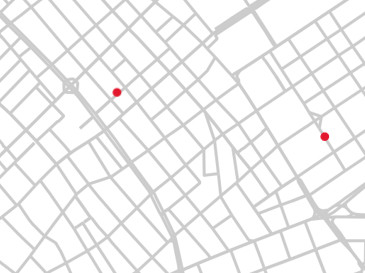
#> input picture Képernyőkép 2025-05-23 102321.png, 365 x 273 px
$ python -i googleplanner.py   (imports and definitions only)
#> lines starting #> are read from the running program, lines starting #| are printed output that depends on the picture; after the words box and inside, x2 and y2 are one past the last pixel; in counts of white or black regions, pixels touching at a corner belong together
#!/usr/bin/env python3
"""
road_planner_gui.py

A Tkinter GUI that lets you:
 - Open any Google-Maps style screenshot with ≥2 red dots (waypoints).
 - Automatically detect the leftmost/rightmost dots as start/end.
 - Extract and skeletonize the grey road network.
 - Compute K distinct vehicle routes (Yen’s k-shortest simple paths).
 - Display them over the map with Matplotlib.
"""

import tkinter as tk
from tkinter import filedialog, messagebox
import numpy as np
import matplotlib.pyplot as plt
from itertools import islice
from skimage import io, color, morphology
from skimage.morphology import skeletonize, footprint_rectangle
from skimage.measure import label, regionprops
import networkx as nx
from matplotlib.backends.backend_tkagg import FigureCanvasTkAgg

# --- Routing Core ---

# [8 lines left out: function detect_red_markers, not called in this run]

def build_road_mask(img):
    """
    Tight mask of Google-Maps grey roads on light background:
    - exclude green parks & blue water
    - select very low-sat, high-bright greys
    - minimal morphological clean
    """
    hsv = color.rgb2hsv(img)
#> hsv: shape (273, 365, 3) float64; mean of channels 0, 1, 2 0.00167, 0.00104, 0.952
    gray = color.rgb2gray(img)
    h, s, v = hsv[...,0], hsv[...,1], hsv[...,2]
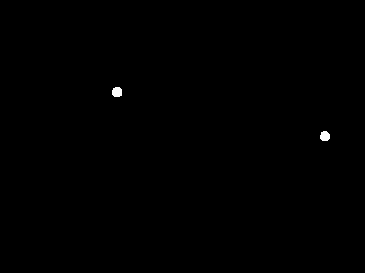
#> h: shape (273, 365) float64; min 0, max 0.99, mean 0.00167

    # parks & water
    park  = (h>0.2)&(h<0.45)&(s>0.3)&(v>0.2)
#> park: shape (273, 365) bool; every value is 0
    water = (h>0.5)&(h<0.7)&(s>0.3)&(v>0.4)

    # grey roads
    roads = (s<0.15)&(v>0.75)&(v<0.95)&(~park)&(~water)
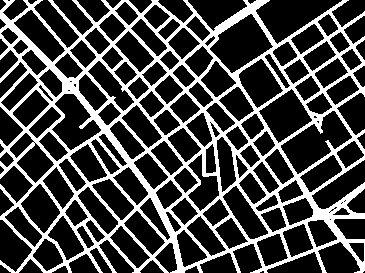
#> roads: shape (273, 365) bool; 27.1% white; 1 white region, box (x1, y1, x2, y2) and area: (0, 0, 365, 273) 27011
    roads = morphology.dilation(roads, footprint_rectangle((3,3)))
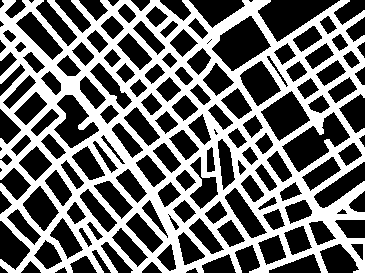
#> roads: shape (273, 365) bool; 43.9% white; 1 white region, box (x1, y1, x2, y2) and area: (0, 0, 365, 273) 43737
    roads = morphology.erosion(roads, footprint_rectangle((2,2)))
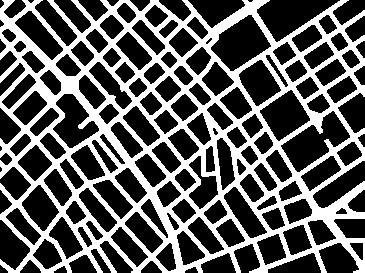
#> roads: shape (273, 365) bool; 36.1% white; 1 white region, box (x1, y1, x2, y2) and area: (0, 0, 365, 273) 35957
    return roads

# [91 lines left out: functions build_skeleton_graph, snap_to_graph, plan_k_routes, compress_path, process_image, on_open, not called in this run]

# [23 lines not run here, left out]

>>> import cv2
>>> picture = cv2.cvtColor(cv2.imread('Képernyőkép 2025-05-23 102321.png'), cv2.COLOR_BGR2RGB)
>>> result = build_road_mask(picture)

$ run again, on Képernyőkép 2025-05-27 140154.png
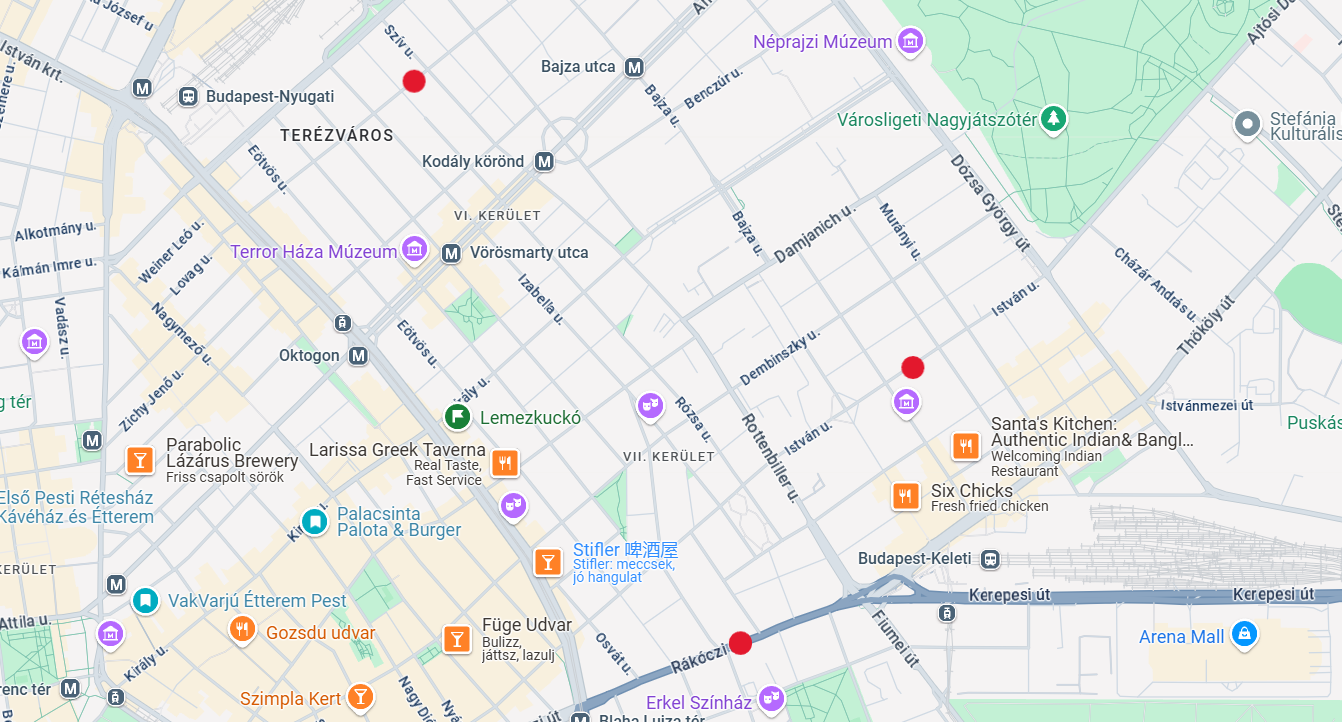
#> input picture Képernyőkép 2025-05-27 140154.png, 1342 x 722 px
#> hsv: shape (722, 1342, 3) float64; mean of channels 0, 1, 2 0.18, 0.0654, 0.932
#> in build_road_mask, `park  = (h>0.2)&(h<0.45)&(s>0.3)&(v>0.2)`:
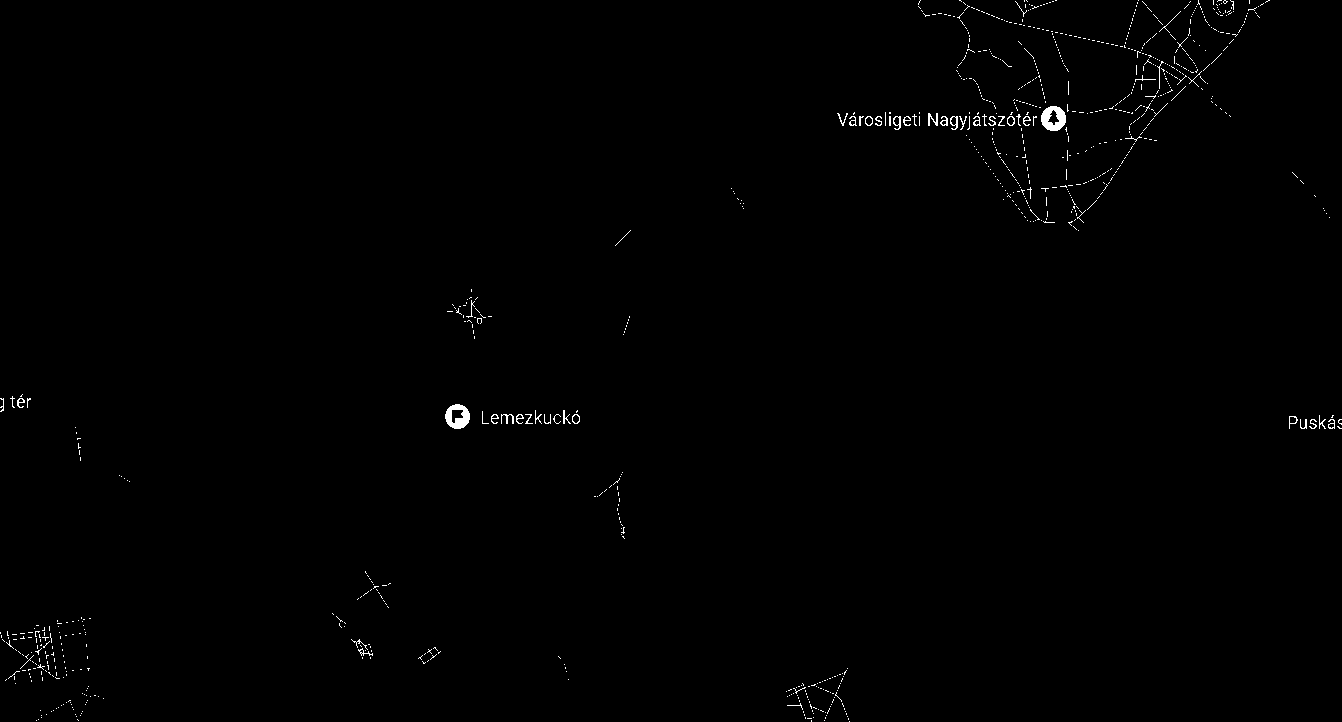
#> park: shape (722, 1342) bool; 0.52% white in thin lines or dots
#> water: shape (722, 1342) bool; 1.5% white in thin lines or dots
#> in build_road_mask, `roads = morphology.erosion(roads, footprint_rectangle((2,2)))`:
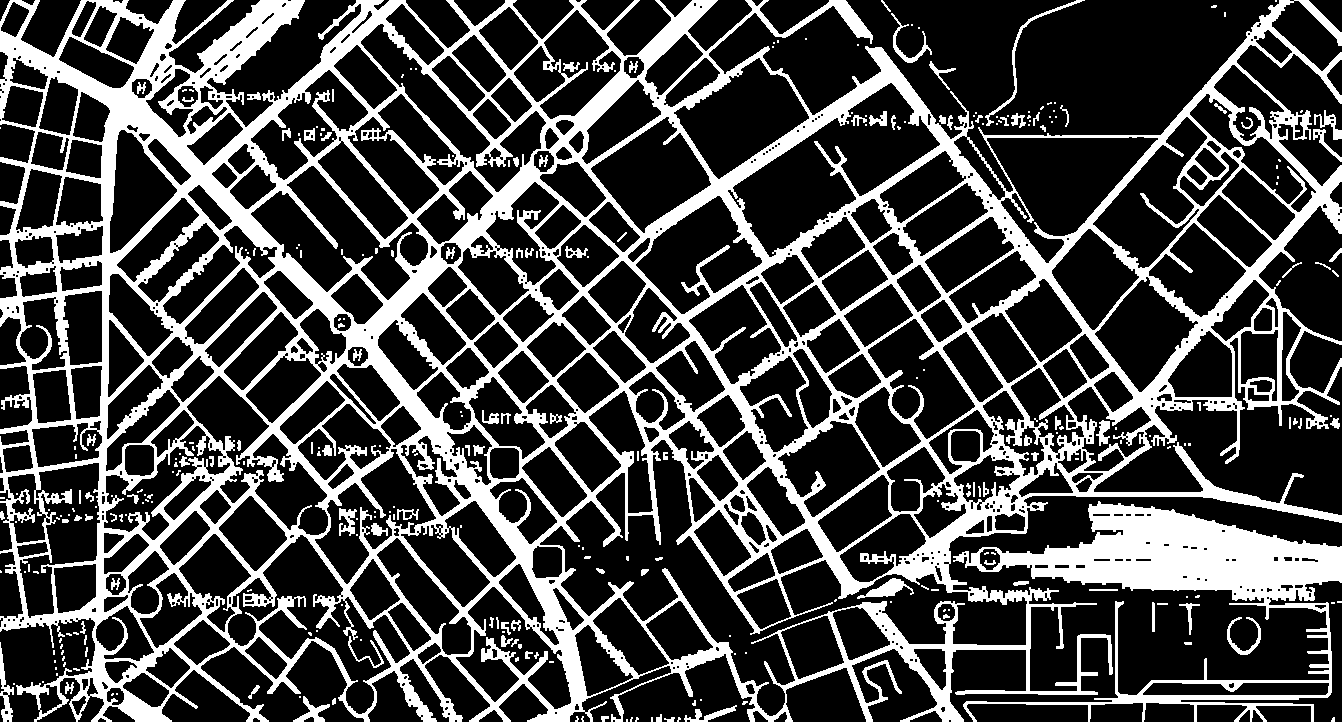
#> roads: shape (722, 1342) bool; 26.8% white; 298 white regions (184 under 20 px), largest, box (x1, y1, x2, y2) and area: (0, 0, 1342, 722) 225439, (953, 501, 1342, 722) 23717, (985, 0, 1085, 126) 543
